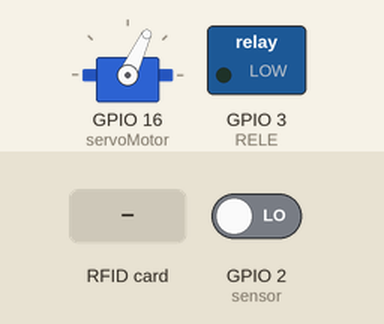
A sketch run on a simulated ESP8266 (NodeMCU). Parts: servo, switched loads named in the sketch (green lamp = pin HIGH). Inputs (shaded band) come from the test bench; at power-on: GPIO 2 (sensor) LOW. WiFi joins after 1.5 s; servers stay silent unless stated; what the sketch prints to the serial monitor is not drawn.

Above: at 2.7 s.
2.8 s: RFID card 63 C4 A0 D3 held to the reader
At 5.23 s:
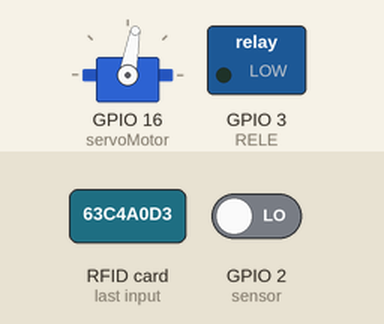
At 5.63 s:
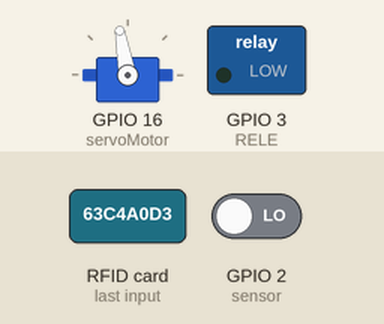
Timing chart, 0 to 8.4 s (numbered marks = the images above; inputs shaded):
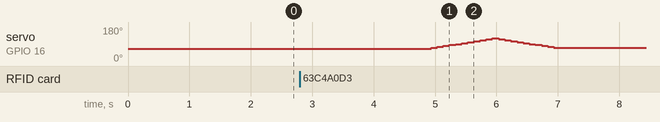

The sketch:

nodoDOSrfidSINT.ino
```cpp
#include <Servo.h>
Servo servoMotor;

//Relé
int RELE = 3;

//Sensor
const int sensor = 2;

//Datos para MFRC522
#include <SPI.h>
#include <MFRC522.h>
#define RST_PIN 5   //
#define SS_PIN 0
MFRC522 mfrc522(SS_PIN, RST_PIN);

//Datos para ESP
//#include <SPI.h>
#include <ESP8266WiFi.h>
byte ledPin = 2;
char ssid[] = "susmation";           // SSID of your home WiFi
char pass[] = "susmation";            // password of your home WiFi
const char* host = "jrobertohhresearch.tech";  //Dirección IPv4 */
//unsigned long askTimer = 0;
IPAddress server(192,168,4,15);       // the fix IP address of the server
WiFiClient client;

void setup() {
  Serial.begin(115200);

  pinMode(ledPin, OUTPUT);

  //Datos para MFRC522
  while(!Serial);       //No hacer nada si el puerto serial no está disponible
  SPI.begin();          // Iniciar el bus SPI
  mfrc522.PCD_Init();   // Iniciar MFRC522
  //mfrc522.PCD_DumpVersionToSerial();  // Mostrar los detalles de la tarjeta
  //Serial.println(F("Buscar PICC para ver la UID, SAK, typo, y otros datos de bloque..."));

  //Datos para ESP
  WiFi.mode(WIFI_STA);
  WiFi.begin(ssid, pass);             // connects to the WiFi router
  Serial.println();
  Serial.println("Connection to the AP");
  while (WiFi.status() != WL_CONNECTED) {
    Serial.print(".");
    delay(500);
  }

  servoMotor.attach(16);
  servoMotor.write(65);
  pinMode(RELE, OUTPUT);
  pinMode (sensor , INPUT);
}

byte ActualUID[4]; //Almacenar TAG leído
byte Usuario[4]={0x63, 0xC4, 0xA0, 0xD3};
//Card UID: 71, 09, 59, 08
int cont=0;
void loop() {


  //Serial.print("Sensor:");
  //Serial.println(digitalRead( sensor));
  if (digitalRead( sensor)) {
     cont++;
     //delay(1000);//Serial.print("Cont:");Serial.println(cont);
  }
  if(cont == 5) {
      digitalWrite(RELE, HIGH);
      //delay(3000);
      cont = 0;}
  else digitalWrite(RELE, LOW);


  //Serial.println("Prueba1");
  Serial.println(mfrc522.PICC_IsNewCardPresent());
  delay(1000);
  if ( mfrc522.PICC_IsNewCardPresent()) {
      //Seleccionamos una tarjeta
            //Serial.println("Prueba2");
            if ( mfrc522.PICC_ReadCardSerial()) {
                  // Enviamos serialemente su UID
                  Serial.print(F("Card UID:"));
                  for (byte i = 0; i < mfrc522.uid.size; i++) {
                          Serial.print(mfrc522.uid.uidByte[i] < 0x10 ? " 0" : " ");
                          Serial.print(mfrc522.uid.uidByte[i], HEX);
                          ActualUID[i]=mfrc522.uid.uidByte[i];
                  }
                  //Serial.print("     ");
                  //comparamos los UID para determinar si es uno de nuestros usuarios
                  //Serial.println("Prueba3");
                  client.connect(server, 80);   // Connection to the server

                  if(compareArray(ActualUID,Usuario)){
                    Serial.println("Acceso concedido...");
                      /*else if(compareArray(ActualUID,Usuario2))
                        Serial.println("Acceso concedido...");*/
                        // We now create a URL for the request
                        //int gradoLuz = String(answer).toInt();
                        //Envío de datos
                        int lecturaNODO = 2;
                        digitalWrite(ledPin, LOW);
                        Serial.println("********************************");
                        Serial.print("Byte sent to the AP: ");
                        Serial.println(client.println(lecturaNODO));
                        String answer = client.readStringUntil('\r');
                        Serial.println("From the AP: " + answer);
                        client.flush();
                        digitalWrite(ledPin, HIGH);

                        /*
                        //const client = client.available();
                        WiFiClient client;
                        const int httpPort = 80;
                        if (!client.connect(host, httpPort)) {
                              Serial.println("connection failed");
                              return;
                        }
                        String uidUsuario = String(Usuario[1]) + String(Usuario[2]) + String(Usuario[3]);
                        String url = "/drole/guardar3.php";
                        String dato1 = "?uidUsuario=";
                        String dato2 = "&nodo=";
                        String nodo="002";
                        Serial.print("Requesting URL: ");
                        Serial.println(url);
                        //Insertar registro en BD
                        client.print(String("GET ") + url + dato1 + uidUsuario + dato2 + nodo + " HTTP/1.1\r\n" + "Host: " + host + "\r\n" + "Connection: close\r\n\r\n");
                        unsigned long timeout = millis();
                        while (client.available() == 0) { //Devuelve la cantidad de datos que se han escrito por el cliente para el servidor al que está conectado
                            if (millis() - timeout > 5000) {
                                Serial.println(">>> Client Timeout !");
                                client.stop();
                                return;
                            }
                        }
                        // Read all the lines of the reply from server and print them to Serial
                        while (client.available()) {
                                String line = client.readStringUntil('\r'); //El carácter de retorno de carro
                                Serial.print(line);
                        }
                        Serial.println();
                        Serial.println("closing connection");
                        //delay(2000);
                        */

                  for(int i=65; i<120; i+=5){
                     servoMotor.write(i);
                     delay(100);
                  }
  //Serial.print("repetición");
  //delay(5000);
  for(int i=120; i>65; i-=5){
      servoMotor.write(i);
      delay(100);
  }
    //delay(5000);
                  }
                  else
                    Serial.println("Acceso denegado...");

                  // Terminamos la lectura de la tarjeta tarjeta  actual
                  mfrc522.PICC_HaltA();


            }

  }


}
//Función para comparar dos vectores
 boolean compareArray(byte array1[],byte array2[])
{
  for(byte i = 0; i < mfrc522.uid.size; i++){
      if(array1[i] != array2[i])return(false);
    }

  /*if(array1[1] != array2[1])return(false);
  if(array1[2] != array2[2])return(false);
  if(array1[3] != array2[3])return(false);
  return(true);*/
}
```

Measured:
- after the input at 2.8 s, servo on GPIO 16 (servoMotor): rises from 65° to 120° in 1.0 s, then falls to 70° in 1.0 s
